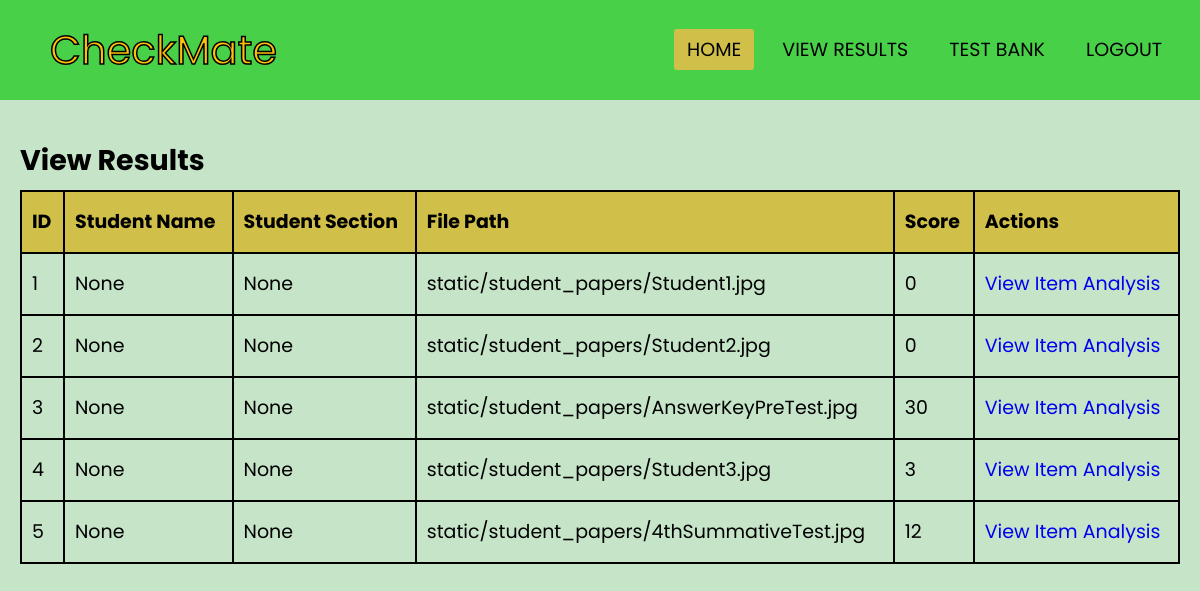
Before: /view_results (signed in) with the older database file.
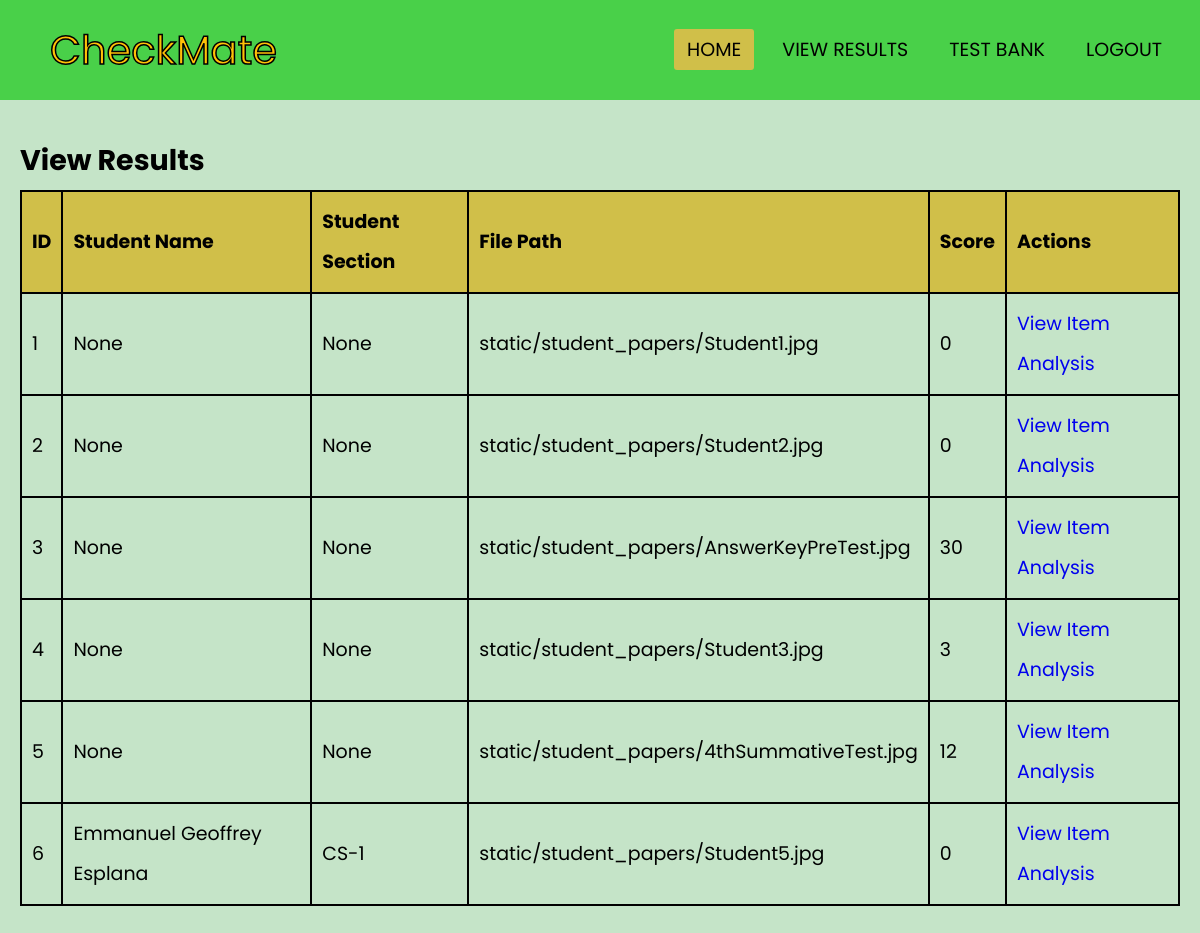
After: the same page with the newer database file.
### app.py (models this page shows)
class StudentPaper(db.Model):
    id = db.Column(db.Integer, primary_key=True)
    student_name = db.Column(db.String(100), nullable=False)
    student_section = db.Column(db.String(100), nullable=False)
    file_path = db.Column(db.String(200), nullable=False)
    answers = db.Column(db.PickleType, nullable=False)
    score = db.Column(db.Integer, nullable=False)
    item_analysis = db.Column(db.PickleType, nullable=False)

### app.py (the view)
@app.route('/view_results')
@login_required
def view_results():
    student_papers = StudentPaper.query.all()
    return render_template('view_results.html', student_papers=student_papers)

### app.py (called while the page is built)
@login_manager.user_loader
def load_user(user_id):
    return User.query.get(int(user_id))

### templates/view_results.html (shortened to what this page needs)
{% extends 'home-base.html' %}
{% block content %}
<h2>View Results</h2>
<table>
    <thead>
        <tr>
            <th>ID</th>
            <th>Student Name</th>
            <th>Student Section</th>
            <th>File Path</th>
            <th>Score</th>
            <th>Actions</th>
        </tr>
    </thead>
    <tbody>
        {% for paper in student_papers %}
        <tr>
            <td>{{ paper.id }}</td>
            <td>{{ paper.student_name }}</td>
            <td>{{ paper.student_section }}</td>
            <td>{{ paper.file_path }}</td>
            <td>{{ paper.score }}</td>
            <td>
                <a class="btn btn-info" href="{{ url_for('view_item_analysis', paper_id=paper.id) }}">View Item Analysis</a>
            </td>
        </tr>
        {% endfor %}
    </tbody>
</table>
{% endblock %}

### templates/home-base.html (shortened to what this page needs)
<!DOCTYPE html>
<html lang="en">
<head>
    <link rel="stylesheet" href="{{ url_for('static', filename='css/home.css')}}">
</head>
<body>
    <nav>
        <label class="logo">CheckMate</label>
        <ul>
            <li><a class="active" href="{{ url_for('home') }}">Home</a></li>
            <li><a href="{{ url_for('view_results') }}">View Results</a></li>
            <li><a href="{{ url_for('manage_test_bank') }}">Test Bank</a></li>
            <li><a href="{{ url_for('logout') }}">Logout</a></li>
        </ul>
      </nav>
    <div class="container">
        {% block content %}{% endblock %}
    </div>
</body>
</html>

### static/css/home.css (style rules this page uses)
:root { --ff: "Poppins", sans-serif; --colorprimary: #49d049; --colorprimary2: #C5E4C8; --colorsecondary: #d0bf49; --colorsecondary2: #FFC107; --colortertiary: #ffffff; --colortertiary2: #000000; --h1: bold 48px/60px var(--ff); --h2: normal 40px/50px var(--ff); --h3: bold 33px/40px var(--ff); --h6: normal 19px/40px var(--ff); --p: light 16px/20px var(--ff); }
* { margin: 0; padding: 0; box-sizing: border-box; text-decoration: none; list-style: none; }
body { background: var(--colorprimary2); color: var(--colortertiary2); font: var(--h6); }
.container { max-width: 1280px; margin: 20px auto; padding: 20px; }
nav { background: var(--colorprimary); height: 100px; width: 100%; }
label.logo { font: var(--h2); color: var(--colorsecondary2); -webkit-text-stroke: 1.5px black; line-height: 100px; padding: 0 50px; }
nav ul { float: right; margin-right: 20px; }
nav ul li { display: inline-block; line-height: 100px; margin: 0 5px; }
nav ul li a { color: var(--colortertiary2); padding: 7px 13px; border-radius: 3px; text-transform: uppercase; }
a.active, a:hover { background: var(--colorsecondary); transition: .5s; }
table { width: 100%; border-collapse: collapse; margin-top: 10px; }
th, td { padding: 10px; border: 2px solid var(--colortertiary2); text-align: left; }
th { background: var(--colorsecondary); }

Changed rows visible on the page:
added StudentPaper: id "6", student_name "Emmanuel Geoffrey Esplana", student_section "CS-1", file_path "static/student_papers/Student5.jpg", score "0"
